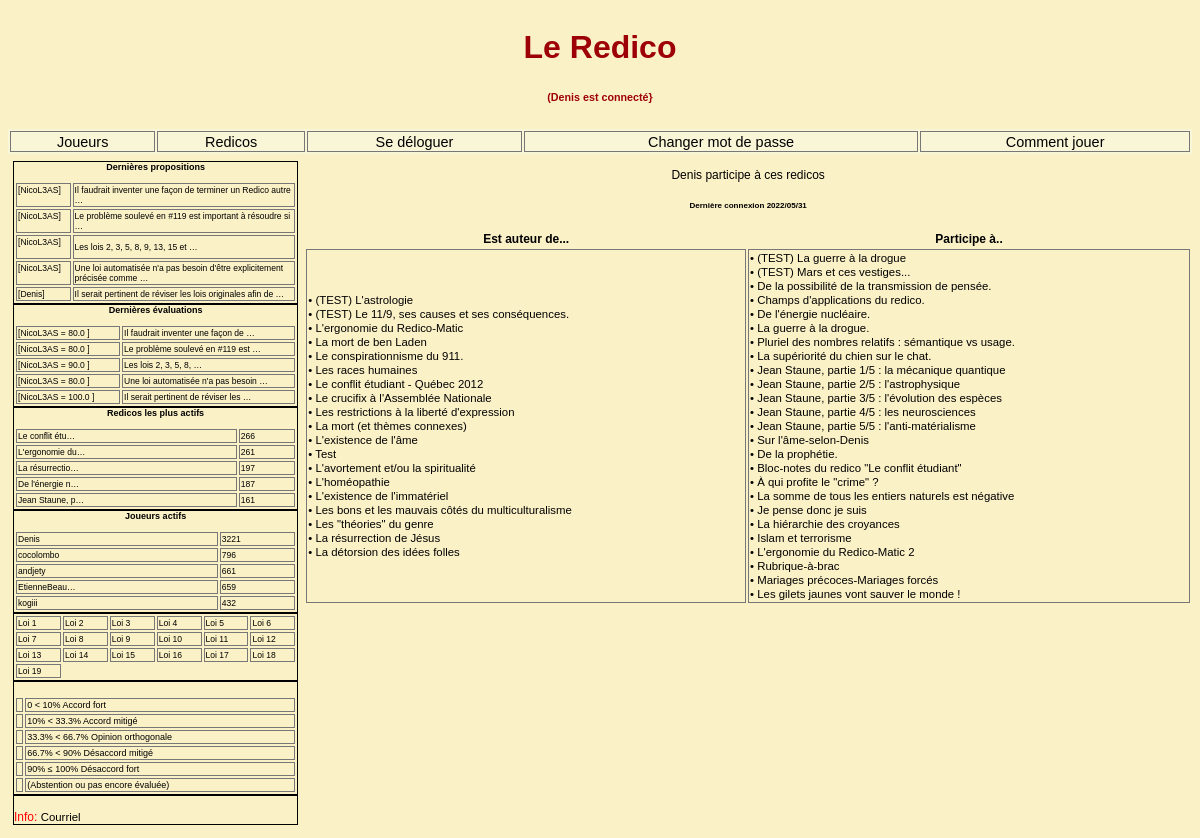
Screenshot of /joueur/2/ (signed in) with the database file from the repository.
### redicos/models.py (models this page shows, shortened)
class Redico(models.Model):
    titre = models.TextField(unique=True)
    createur = models.ForeignKey(User, editable=False, on_delete=models.CASCADE, related_name='Redico_createur')
    debut = models.DateTimeField(auto_now_add=True)
    actif = models.BooleanField(default=True, editable=True)

### joueurs/views.py (the view)
def detail(request, joueur_id):
    joueur = Joueur.objects.get(id=joueur_id)
    c = { 'joueur': joueur,
          'show_profil'         : True,
          'show_action_redico'  : True,
          'show_action_prop'    : False }
    return render(request, "joueurs/detail.html", c)

### joueurs/models.py (called while the page is built)
    def __str__(self):
        return u"%s" % (self.username)

    def redsAuteurList(self):
        from redicos.models import Redico
        return Redico.objects.filter(createur=self.id).\
                              values(RedId=F('proposition__redico__id'),
                                     RedCreateur=F('proposition__redico__createur'),
                                     RedTitre=F('proposition__redico__titre'),
                                     RedDate=F('proposition__redico__debut')).distinct()

    def redsParticipantsList(self):
        from evaluations.models import Evaluation
        l1  = Evaluation.objects.filter(joueur=self.id). \
                            values(RedId=F('proposition__redico__id'),
                                   RedCreateur=F('proposition__redico__createur'),
                                   RedTitre=F('proposition__redico__titre'),
                                   RedDate=F('proposition__redico__debut')).distinct()
        l2 = self.redsAuteurList()
        return l1.difference(l2)

### redicos/context_processors.py (called while the page is built)
def redicos_importants(request):
    redicos_importants = Proposition.objects.all().values('redico__id', 'redico__titre').annotate(cnt=Count('redico')).order_by('-cnt')[:nb_Items]
    return { 'redicos_importants': redicos_importants, }

def redicos_dynamiques(request):
    redicos_dynamiques = Proposition.objects.all().values('redico__id', 'redico__titre').annotate(cnt=Count('redico')).order_by('-cnt')[:nb_Items]
    return {'redicos_dynamiques': redicos_dynamiques, }

def dern_props(request):
    dernieres_props = Proposition.objects.all().values('texte', 'redico__id', 'sequence', 'auteur__id', 'auteur__username').order_by('-id')[:nb_Items]
    return {'dern_props': dernieres_props, }

def dern_evals(request):
    dernieres_evals = Evaluation.objects.all().values('proposition__sequence',
                                                      'proposition__redico__id',
                                                      'proposition__texte',
                                                      'joueur__username',
                                                      'eval').order_by('-id')[:nb_Items]
    return {'dern_evals': dernieres_evals, }

def joueurs_actifs(request):
    joueurs_actifs = Evaluation.objects.all().values('joueur__username', 'joueur__id').annotate(cnt=Count('joueur')).order_by('-cnt')[:nb_Items]
    return {'joueurs_actifs': joueurs_actifs,}

### templates/joueurs/detail.html (shortened to what this page needs)
{% extends 'base.html' %}
{% block index-detail %}
<div class="div-index-detail">
    <table class="joueur-detail">
        <thead>
            <caption>
                <p>{{ joueur }} participe à ces redicos<p>
                <h6>Dernière connexion {{ joueur.last_login|date:"Y/m/d" }}</h6>
                <tr>
                    <th>Est auteur de... </th>
                    <th>Participe à..</th>
                </tr>
            </caption>
        </thead>
            <tr>
                <td>
                    {% for r in joueur.redsAuteurList %}
                        <a href="/redico/{{ r.RedId }}/">&#8226; {{ r.RedTitre  }}</a><br />
                    {%  endfor %}
                </td>
                <td>
                    {% for r in joueur.redsParticipantsList  %}
                        <a href="/redico/{{ r.RedId }}/">&#8226; {{ r.RedTitre}}</a><br />
                    {%  endfor %}
                 </td>
            </tr>
    </table>
</div>
{% endblock index-detail %}

### templates/base.html (shortened to what this page needs)
{% load static %}
<!DOCTYPE html>
<html lang="fr">
<head>
    <link rel="stylesheet" type="text/css" href="{% static 'redico4.css' %}"/>
</head>
<body>
    <div class="grille-de-fond">
        {% block header %}
            {%  if user.is_authenticated %}
            <div class="div-header"><h1>Le Redico <h6>({{ user }} est connecté}</h6></h1></div>
            {% else %}
            <div class="div-header"><h1>Le Redico <h6>(Vous n'êtes pas connecté}</h6></h1></div>
            {% endif %}
        {% endblock %}
        {% block navigation %}
            {% include 'navigation.html' %}
        {% endblock %}
            <div class="div-colonne-gauche">
                {% block colonne-gauche %}
                    {% block dern-props %}              {% include 'dernieres-propositions.html' %} {% endblock %}
                    {% block dern-evals %}              {% include 'dernieres-evaluations.html' %}  {% endblock %}
                    {% block redicos-actifs %}          {% include 'redicos-actifs.html' %}         {% endblock %}
                    {% block joueurs-actifs %}          {% include 'joueurs-actifs.html' %}         {% endblock %}
                    {% block les-lois %}                {% include 'les-lois.html' %}               {% endblock %}
                    {% block les-codes %}               {% include 'les-codes.html' %}              {% endblock %}
                    {% block footer %}                  {% include 'footer.html'    %}              {% endblock %}
                {% endblock %}
            </div>
         {% block index-detail %}{% endblock %}
</div>
</body>
</html>

### css/redico4.css (style rules this page uses)
body { font-family: Arial; background-color: #fbf1c7; }
.grille-de-fond { display: grid; grid-template-columns: repeat(12, 1fr); grid-template-rows: min-content 1fr; grid-column-gap: 1px; grid-row-gap: 1px; color: #d0cece; border: solid 0px #2a2929; }
.div-header { grid-area: 1 / 1 / 2 / -1; }
.div-header { color: #9d0006; border: solid 0 red; text-align: center; }
.div-colonne-gauche { grid-area: 4 / 1 / 11 / 4; }
.div-colonne-gauche { border: solid 0 #fbe32b; background-color: #fbf1c7; color: red; font-size: 0.75em; border-radius: 5px; padding: 5px; }
.div-index-detail { grid-area: 4 / 4 / 11 / -1; }
.div-index-detail caption { color: black; }
table { font-size: 0.75em; color: black; border: solid 0px #6f6e71; margin-left: auto; margin-right: auto; width: 100%; }
table caption { color: wheat; }

### rows the page displays
Redico: RedTitre "(TEST) L'astrologie"
Redico: RedTitre "(TEST) Le 11/9, ses causes et ses conséquences."
Redico: RedTitre "L'ergonomie du Redico-Matic"
Redico: RedTitre "La mort de ben Laden"
Redico: RedTitre "Le conspirationnisme du 911."
Redico: RedTitre "Les races humaines"
Redico: RedTitre "Le conflit étudiant - Québec 2012"
Redico: RedTitre "Le crucifix à l'Assemblée Nationale"
Redico: RedTitre "Les restrictions à la liberté d'expression"
Redico: RedTitre "La mort (et thèmes connexes)"
Redico: RedTitre "L'existence de l'âme"
Redico: RedTitre "L'avortement et/ou la spiritualité"
Redico: RedTitre "L'homéopathie"
Redico: RedTitre "L'existence de l'immatériel"
Redico: RedTitre "Les bons et les mauvais côtés du multiculturalisme"
Redico: RedTitre "Les \"théories\" du genre"
Redico: RedTitre "La résurrection de Jésus"
Redico: RedTitre "La détorsion des idées folles"
Redico: RedTitre "(TEST) La guerre à la drogue"
Redico: RedTitre "(TEST) Mars et ces vestiges..."
Redico: RedTitre "De la possibilité de la transmission de pensée."
Redico: RedTitre "Champs d'applications du redico."
Redico: RedTitre "De l'énergie nucléaire."
Redico: RedTitre "La guerre à la drogue."
Redico: RedTitre "Pluriel des nombres relatifs : sémantique vs usage."
Redico: RedTitre "La supériorité du chien sur le chat."
Redico: RedTitre "Jean Staune, partie 1/5 : la mécanique quantique"
Redico: RedTitre "Jean Staune, partie 2/5 : l'astrophysique"
Redico: RedTitre "Jean Staune, partie 3/5 : l'évolution des espèces"
Redico: RedTitre "Jean Staune, partie 4/5 : les neurosciences"
Redico: RedTitre "Jean Staune, partie 5/5 : l'anti-matérialisme"
Redico: RedTitre "Sur l'âme-selon-Denis"
Redico: RedTitre "De la prophétie."
Redico: RedTitre "Bloc-notes du redico \"Le conflit étudiant\""
Redico: RedTitre "À qui profite le \"crime\" ?"
Redico: RedTitre "La somme de tous les entiers naturels est négative"
Redico: RedTitre "Je pense donc je suis"
Redico: RedTitre "La hiérarchie des croyances"
Redico: RedTitre "Islam et terrorisme"
Redico: RedTitre "L'ergonomie du Redico-Matic 2"
Redico: RedTitre "Rubrique-à-brac"
Redico: RedTitre "Mariages précoces-Mariages forcés"
Redico: RedTitre "Les gilets jaunes vont sauver le monde !"

### other values shown
{{ user }} "Denis"
{{ p.auteur__username|slice:":12" }} "NicoL3AS" "NicoL3AS" "NicoL3AS" "NicoL3AS" "Denis"
{{ p.texte|truncatewords:10|safe|urlize }} "Il faudrait inventer une façon de terminer un Redico autre …" "Le problème soulevé en #119 est important à résoudre si …" "Les lois 2, 3, 5, 8, 9, 13, 15 et …" "Une loi automatisée n'a pas besoin d'être explicitement précisée comme …" "Il serait pertinent de réviser les lois originales afin de …"
{{ e.joueur__username|slice:":12" }} "NicoL3AS" "NicoL3AS" "NicoL3AS" "NicoL3AS" "NicoL3AS"
{{ e.eval|abstention }} "80.0" "80.0" "90.0" "80.0" "100.0"
{{ e.proposition__texte|truncatewords:6|safe|urlize }} "Il faudrait inventer une façon de …" "Le problème soulevé en #119 est …" "Les lois 2, 3, 5, 8, …" "Une loi automatisée n'a pas besoin …" "Il serait pertinent de réviser les …"
{{ r.redico__titre|truncatechars:15 }} "Le conflit étu…" "L'ergonomie du…" "La résurrectio…" "De l'énergie n…" "Jean Staune, p…"
{{ r.cnt }} "266" "261" "197" "187" "161"
{{ j.joueur__username|truncatechars:12 }} "Denis" "cocolombo" "andjety" "EtienneBeau…" "kogiii"
{{ j.cnt }} "3221" "796" "661" "659" "432"
{{ joueur }} "Denis"
{{ joueur.last_login|date:"Y/m/d" }} "2022/05/31"
{{ r.RedTitre }} "Test"
